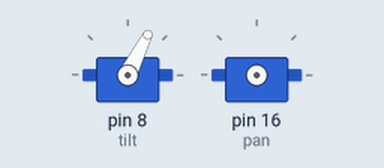
Recording of a program running on a simulated Raspberry Pi (header pin numbers). Shown: 2 × servo. Servo angles are drawn from the pulse width (0.5 ms = 0°, 2.5 ms = 180°).

Above: at 0.05 s.
At 2.0 s:
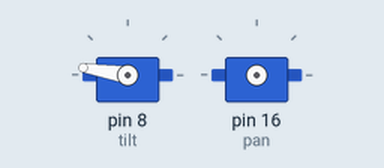
At 4.0 s:
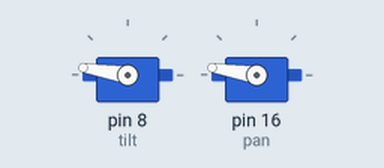
Timing chart, 0 to 5.2 s (numbered marks = the images above):
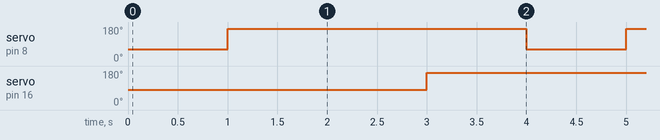

Measured:
- by itself, servo on pin 8 (tilt): alternates 171° for 3.0 s and 63° for 1.0 s
- by itself, servo on pin 16 (pan): alternates 171° for 3.0 s and 81° for 1.0 s

The program:

Pantilt.py
```python
# Set up libraries and overall settings
import RPi.GPIO as GPIO  # Imports the standard Raspberry Pi GPIO library
from time import sleep   # Imports sleep (aka wait or pause) into the program

# GPIO.BOARD - for taking pin value as white column (j8 Pin)
# GPIO.BCM - for taking pin value as the number after the letter GPIO eg. GPIO17, control pin = 17
GPIO.setmode(GPIO.BOARD) # Sets the pin numbering system to use the physical layout

# Set up pin 8 for PWM (TIlT)
GPIO.setup(8,GPIO.OUT)
tilt = GPIO.PWM(8, 50)
tilt.start(0)

# Set up pin 16 for PWM (PAN)
GPIO.setup(16,GPIO.OUT)
pan = GPIO.PWM(16, 50)
pan.start(0)

# Move the servo back and forth
while True:
    tilt.ChangeDutyCycle(6)     # Changes the pulse width to 3 (so moves the servo)
    sleep(1)                 # Wait 1 second
    tilt.ChangeDutyCycle(12)    # Changes the pulse width to 12 (so moves the servo)
    sleep(1)

    pan.ChangeDutyCycle(7)     # Changes the pulse width to 3 (so moves the servo)
    sleep(1)                 # Wait 1 second
    pan.ChangeDutyCycle(12)    # Changes the pulse width to 12 (so moves the servo)
    sleep(1)
# Clean up everything
pan.stop()                 # At the end of the program, stop the PWM
tilt.stop()                 # At the end of the program, stop the PWM
GPIO.cleanup()           # Resets the GPIO pins back to defaults
```
